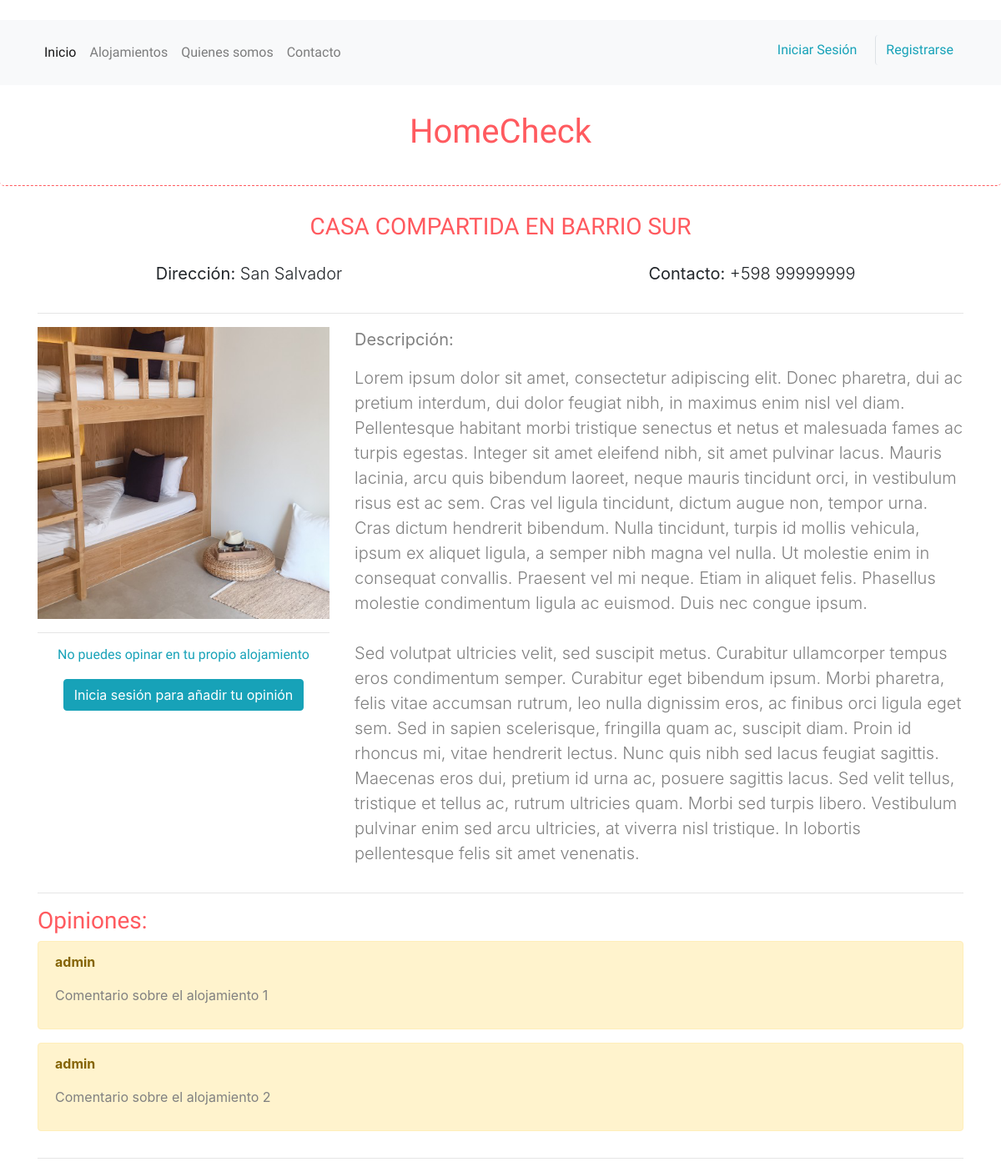
The page /alojamientos/13/ on the database its author committed.
### alojamientos/models.py (models this page shows, shortened)
class Alojamiento(models.Model):
    BARRIOS = (
    ('AG', 'Aguada'),
    ('BS', 'Barrio Sur'),
    ('BU', 'Buceo'),
    ('CS', 'Carrasco'),
    ('CT', 'Centro'),
    ('CE', 'Cerro'),
    ('CV', 'Ciudad Vieja'),
    ('CN', 'Cordón'),
    ('CR', 'Capurro'),
    ('LU', 'La Unión'),
    ('MÑ', 'Maroñas'),
    ('PR', 'Parque Rodó'),
    ('PÑ', 'Peñarol'),
    ('PC', 'Pocitos'),
    ('PG', 'Punta Gorda'),
    ('OT', 'Pocitos')
    )
    autor = models.ForeignKey('auth.User', on_delete=models.CASCADE)
    barrio = models.CharField(max_length=2, choices=BARRIOS)
    direccion = models.CharField(max_length=50, default="Sin dirección")
    titulo = models.CharField(max_length=45)
    telefono = models.DecimalField(max_digits=15, decimal_places=0)
    texto = models.TextField()
    fecha_de_creacion = models.DateTimeField(default=timezone.now)
    is_sponsored = models.BooleanField(default=False)
    image = models.ImageField(upload_to = 'gallery', default = 'gallery/static/images/default.png')

class Comentario(models.Model):
    alojamiento = models.ForeignKey("alojamientos.Alojamiento", on_delete=models.CASCADE, related_name='comentario')
    autor = models.ForeignKey("auth.User", on_delete=models.CASCADE, blank=True, null=True)
    texto = models.TextField()
    fecha_de_creacion = models.DateTimeField(default=timezone.now)

### alojamientos/views.py (the view)
# urls.py: path('<int:pk>/', views.alojamiento_detail, name='alojamiento_detail'),
def alojamiento_detail(request, pk):
    alojamiento = get_object_or_404(Alojamiento, pk=pk)
    return render(request, 'alojamientos/alojamiento_detail.html', {'alojamiento': alojamiento})

### alojamientos/templates/alojamientos/alojamiento_detail.html (shortened to what this page needs)
﻿{% extends 'inicio/base.html' %}
{% block content %}
    <div class="alojamiento-home alojamiento-detail">
        <h3 align=center class=text-uppercase>{{ alojamiento.titulo }}</h3>
        <div class="row mx-md-n5">
            <div class="col px-md-5"><div class="p-3 lead" align="center"><b>Dirección:</b> {{alojamiento.direccion}}</div></div>
            <div class="col px-md-5"><div class="p-3 lead" align="center"><b>Contacto:</b> +598 {{alojamiento.telefono}}</div></div>
        </div>
        <hr>
        <div class="row">
            <div class="col-md-4">
                <img class="img-fluid" src="{{alojamiento.image.url}}">
                {% if user.is_authenticated and alojamiento.autor != request.user %}
                <div class="btn-comment">
                    <form class="form-inline">
                        <button class="btn btn-info" type="button"><a href="{% url 'añadir_comentario' pk=alojamiento.pk %}">Añadir opinión</a></button>
                    </form>
                </div>
                {% else %}
                <hr> <h6 align=center>No puedes opinar en tu propio alojamiento</h6>
                {% endif %}
                {% if not user.is_authenticated %}
                <div class="btn-comment">
                    <form class="form-inline">
                        <button class="btn btn-info" type="button"><a href="/login">Inicia sesión para añadir tu opinión</a></button>
                    </form>
                    </div>
                    {% endif %}
                </div>
                <div class="col-md-8">
                    <p class="lead"><b>Descripción:</b></p>
                    <p class="lead">{{ alojamiento.texto|linebreaksbr }}</p>
                </div>
            </div>
    </div>
        <hr>
        <h3>Opiniones:</h3>
        {% for comentario in alojamiento.comentario.all %}
        <div class="comment">
            <div class="alert alert-warning" role="alert">
                <strong>{{ comentario.autor }}</strong>
                <p>{{ comentario.texto|linebreaks }}</p>
            </div>
        </div>
        {% empty %}
        <p>Aún no hay opiniones :(</p>
        {% endfor %}
        {% endblock %}

### alojamientos/static/blog.css (style rules this page uses)
.jumbotron h1, h1, h2, h3, h4, h5, h6, nav a { color: #ff5a5f; font-family: 'Bellota Text', cursive; }
h4, h5, h6 { color: #17a2b8; font-family: 'Bellota Text', cursive; }
.alojamiento-home .btn-info a { color:#fff; }
.alojamiento-detail .btn-comment { margin:20px 0; }
.alojamiento-detail .btn-comment button { margin:0 auto; display:table; }

### rows shown on the page
Alojamiento: titulo "CASA COMPARTIDA EN BARRIO SUR", direccion "San Salvador", telefono "99999999", image (picture), texto "Lorem ipsum dolor sit amet, consectetur adipiscing elit. Donec pharetra, dui ac pretium interdum, dui dolor feugiat nibh, in maximus enim nisl vel diam. Pellentesque habitant morbi tristique senectus et netus et malesuada fames ac turpis egestas. Integer sit amet eleifend nibh, sit amet pulvinar lacus. Mauris lacinia, arcu quis bibendum laoreet, neque mauris tincidunt orci, in vestibulum risus est ac sem. Cras vel ligula tincidunt, dictum augue non, tempor urna. Cras dictum hendrerit bibendum. Nulla tincidunt, turpis id mollis vehicula, ipsum ex aliquet ligula, a semper nibh magna vel nulla. Ut molestie enim in consequat convallis. Praesent vel mi neque. Etiam in aliquet felis. Phasellus…"
Comentario: autor "admin", texto "Comentario sobre el alojamiento 1"
Comentario: autor "admin", texto "Comentario sobre el alojamiento 2"
